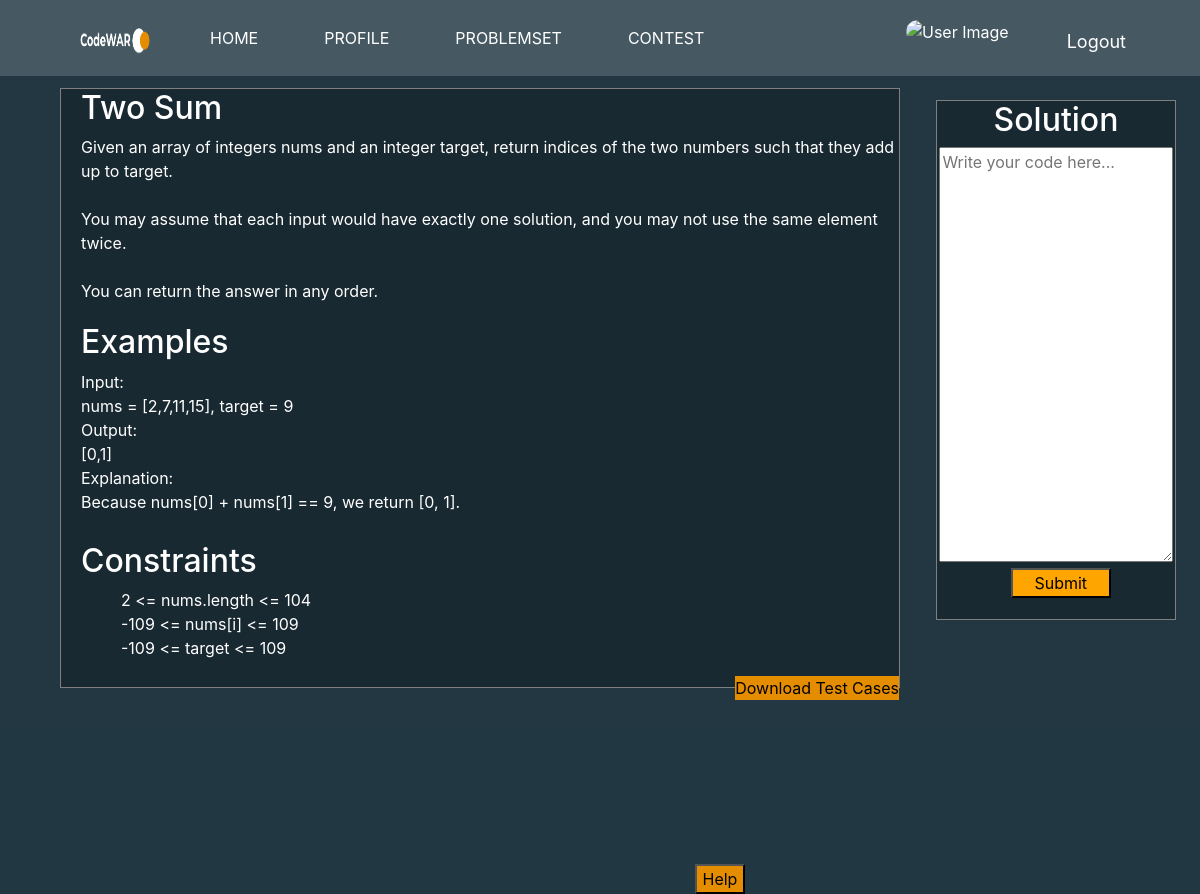
Screenshot of /war/war/conteststatement.php?problemid=1 with the database file from the repository.
### tables this page shows
CREATE TABLE `problemset` (
  `title` varchar(100) NOT NULL,
  `difficulty` varchar(50) NOT NULL,
  `st` varchar(10000) NOT NULL,
  `example` varchar(10000) NOT NULL,
  `con` varchar(10000) NOT NULL,
  `problemid` int(11) NOT NULL,
  `testcase` varchar(100) NOT NULL,
  `output` varchar(10000) NOT NULL,
  `help` varchar(1000) NOT NULL
);

### war/war/conteststatement.php (the view, shortened to what this page needs)
<!DOCTYPE html>
<html lang="en">
  <head>
  <link rel="stylesheet" href="https://cdn.jsdelivr.net/npm/bootstrap@4.0.0/dist/css/bootstrap.min.css">
    <link rel="stylesheet" href="https://cdnjs.cloudflare.com/ajax/libs/font-awesome/4.7.0/css/font-awesome.min.css">
    <link rel="stylesheet" href="https://cdn.jsdelivr.net/npm/bootstrap-icons@1.5.0/font/bootstrap-icons.css" />
  </head>
  <body style="background-color:#213742; color:#fff">
<?php
		$servername = "localhost";
 			$username = "root";
			$password = "";
			$dbname = "codewar";
			$conn = new mysqli($servername, $username, $password, $dbname);
		?>
    <?php
if (isset($_GET['problemid'])) {
    $problemid = $_GET['problemid'];
} else {
    echo "Problem ID not provided in the URL.";
}
  $sql = "SELECT * FROM `problemset` WHERE problemid=$problemid";
  $result = $conn->query($sql);
?>
<nav class="navbar navbar-expand-lg ">
  <a class="navbar-brand ml-5 mr-5" href=""><img src="img/logo.png" width="90" height="50"></a>
  <div class="collapse navbar-collapse" id="navbarSupportedContent">
  <ul class="navbar-nav mr-auto">
        <li class="nav-item ">
          <a class="nav-link" href="index.php">HOME</a>
        </li>
        <li class="nav-item ">
          <a class="nav-link" href="profile.php">PROFILE</a>
        </li>
        <li class="nav-item ">
          <a class="nav-link" href="problemset.php">PROBLEMSET</a>
        </li>
        <li class="nav-item ">
          <a class="nav-link" href="contest.php">CONTEST</a>
        </li>
      </ul>
    <form class="form-inline my-2 my-lg-0">
      <ul class="navbar-nav">
				<li class="nav-item">
					<span class="nav-link ml-2"><?php if(isset($handle)) echo $handle; ?></span>
				</li>
				<li class="nav-item">
					<img style="border-radius: 20px; width: 50px; height: 50px;" src="img/<?php echo $image; ?>" alt="User Image">
				</li>
				<li class="nav-item">
					<form method="post" action="logout.php">
						<button id="logoutbt" type="submit" name="logout">Logout</button>
					</form>
				</li>
			</ul>
    </form>
  </div>
</nav>
  <?php
   if ($result->num_rows > 0) {
    while ($row = $result->fetch_assoc()) {
    echo '<div class="maindiv">
      <div id="rightdiv">
        <h2 style="text-align: center">Solution</h2>
        <input type="hidden" id="problemid" value="' . $row['problemid'] . '">
        <input type="hidden" id="problemname" value="' . $row['title'] . '">
        <textarea value="nocode" id="codearea" placeholder="Write your code here..."></textarea
        ><br />
        <button id="codebutton">
        Submit
    </button>
      </div>
      <div id="leftdiv">
        <div class="problem-section" id="problem-description">';
          echo '<h2>'.$row['title'].'</h2>';
          echo '<p>'.$row['st'].'
          </p>';
        echo '</div>
        <div class="problem-section" id="problem-examples">
          <h2>Examples</h2>
            <label>'.$row['example'].'</label>';
            echo '
        </div>
        <div class="problem-section" id="problem-constraints">
          <h2>Constraints</h2>'.'
          <ul>'.
            $row['con']
          .'</ul>
          <a style="float:right;margin-bottom:20%;color:black; background-color:#E58D00"  href="text/1.txt" download="1.txt">Download Test Cases</a>
          <button style="margin-left:75%;color:black; background-color:#E58D00" id="helpButton">Help</button>
          <div  id="infoPopup" class="popup">
    <p>'.$row['help'].'</p>
    <button id="closeButton">Close</button>
        </div>
      </div>
    </div>';
  }
}
    ?>
  </body>
</html>

### war/war/conteststatement.php (style rules this page uses)
.navbar { background-color:#465962; }
.nav-link { color:#fff }
.navbar-nav > li { margin-right:50px; }
.problem-section { margin-bottom: 20px; }
#leftdiv { background-color: #192932; float: left; width: 70%; height: 600px; margin-left: 5%; padding-left: 20px; border: 1px solid gray; margin-top: 1%; }
#rightdiv { background-color: #192932; float: right; width: 20%; margin-right: 2%; height: 80%; margin-top: 2%; border: 1px solid gray; }
.maindiv { background-color: #223742; height: 650px; width: 100%; color: white; }
#codearea { height:80%; width: 98%; margin-left: 1%; }
#codebutton { margin-left: 31%; color: black; width: 100px; background-color:orange; }
.navbar { background-color: #465962; }
.nav-link { color: #fff }
.navbar-nav>li { margin-right: 50px; }
#logoutbt { background-color: transparent; margin-top: 8%; border: 2px solid #465962; color: white; font-size: 18px; }

### rows the page displays
problemset: title "Two Sum", st "Given an array of integers nums and an integer target, return indices of the two numbers such that they add up to target. You may assume that each input would have exactly one solution, and you may not use the same element twice. You can return the answer in any order.", example "Input: nums = [2,7,11,15], target = 9 Output: [0,1] Explanation: Because nums[0] + nums[1] == 9, we return [0, 1].", con "2 <= nums.length <= 104 -109 <= nums[i] <= 109 -109 <= target <= 109"
